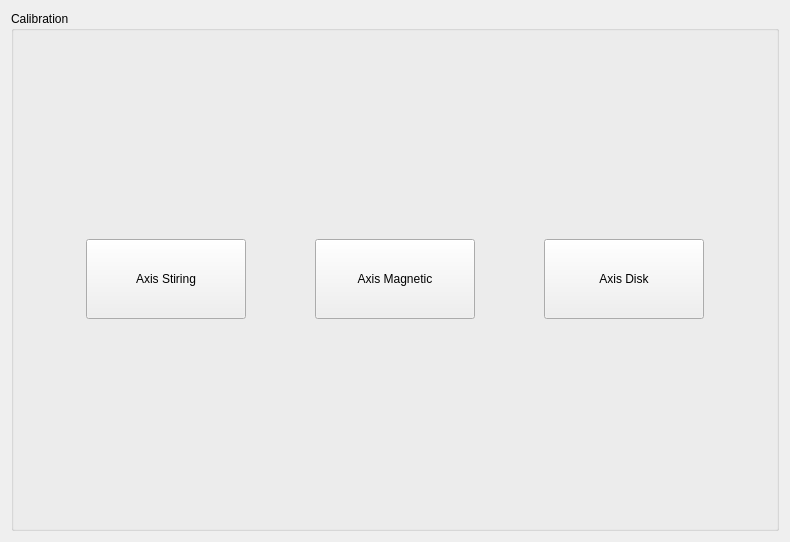
          <widget class="QWidget" name="page_7">
           <layout class="QGridLayout" name="gridLayout_25">
            <item row="0" column="0">
             <widget class="QGroupBox" name="groupBox_8">
              <property name="minimumSize">
               <size>
                <width>0</width>
                <height>520</height>
               </size>
              </property>
              <property name="title">
               <string>Calibration</string>
              </property>
              <property name="checkable">
               <bool>false</bool>
              </property>
              <layout class="QHBoxLayout" name="horizontalLayout_5">
               <item>
                <spacer name="horizontalSpacer_13">
                 <property name="orientation">
                  <enum>Qt::Horizontal</enum>
                 </property>
                 <property name="sizeHint" stdset="0">
                  <size>
                   <width>63</width>
                   <height>20</height>
                  </size>
                 </property>
                </spacer>
               </item>
               <item>
                <widget class="QPushButton" name="pushButton_38">
                 <property name="minimumSize">
                  <size>
                   <width>160</width>
                   <height>80</height>
                  </size>
                 </property>
                 <property name="text">
                  <string>Axis Stiring</string>
                 </property>
                </widget>
               </item>
               <item>
                <spacer name="horizontalSpacer_14">
                 <property name="orientation">
                  <enum>Qt::Horizontal</enum>
                 </property>
                 <property name="sizeHint" stdset="0">
                  <size>
                   <width>63</width>
                   <height>20</height>
                  </size>
                 </property>
                </spacer>
               </item>
               <item>
                <widget class="QPushButton" name="pushButton_39">
                 <property name="minimumSize">
                  <size>
                   <width>160</width>
                   <height>80</height>
                  </size>
                 </property>
                 <property name="text">
                  <string>Axis Magnetic</string>
                 </property>
                </widget>
               </item>
               <item>
                <spacer name="horizontalSpacer_15">
                 <property name="orientation">
                  <enum>Qt::Horizontal</enum>
                 </property>
                 <property name="sizeHint" stdset="0">
                  <size>
                   <width>63</width>
                   <height>20</height>
                  </size>
                 </property>
                </spacer>
               </item>
               <item>
                <widget class="QPushButton" name="pushButton_40">
                 <property name="minimumSize">
                  <size>
                   <width>160</width>
                   <height>80</height>
                  </size>
                 </property>
                 <property name="text">
                  <string>Axis Disk</string>
                 </property>
                </widget>
               </item>
               <item>
                <spacer name="horizontalSpacer_16">
                 <property name="orientation">
                  <enum>Qt::Horizontal</enum>
                 </property>
                 <property name="sizeHint" stdset="0">
                  <size>
                   <width>63</width>
                   <height>20</height>
                  </size>
                 </property>
                </spacer>
               </item>
              </layout>
             </widget>
            </item>
           </layout>
          </widget>
